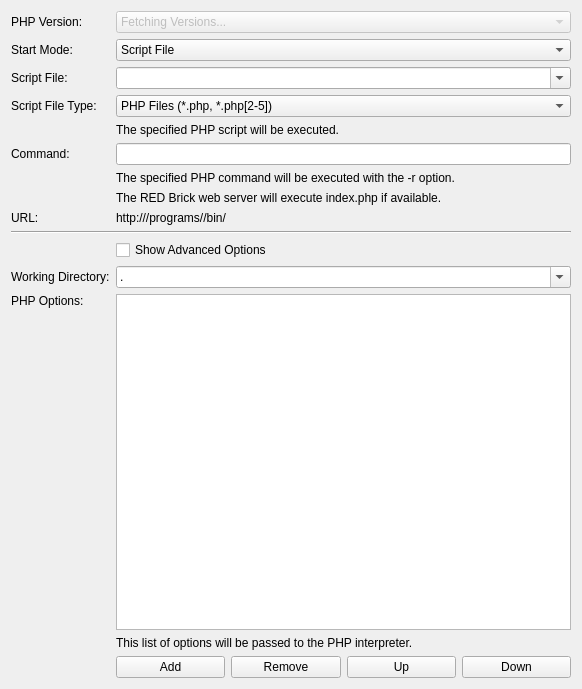
<?xml version="1.0" encoding="UTF-8"?>
<ui version="4.0">
 <class>ProgramPagePHP</class>
 <widget class="QWidget" name="ProgramPagePHP">
  <property name="geometry">
   <rect>
    <x>0</x>
    <y>0</y>
    <width>582</width>
    <height>689</height>
   </rect>
  </property>
  <property name="windowTitle">
   <string>Form</string>
  </property>
  <layout class="QVBoxLayout" name="verticalLayout">
   <item>
    <layout class="QGridLayout" name="gridLayout">
     <item row="0" column="0">
      <widget class="QLabel" name="label_version">
       <property name="text">
        <string>PHP Version:</string>
       </property>
       <property name="buddy">
        <cstring>combo_version</cstring>
       </property>
      </widget>
     </item>
     <item row="0" column="1" colspan="4">
      <widget class="QComboBox" name="combo_version">
       <property name="enabled">
        <bool>false</bool>
       </property>
       <property name="sizePolicy">
        <sizepolicy hsizetype="Preferred" vsizetype="Fixed">
         <horstretch>1</horstretch>
         <verstretch>0</verstretch>
        </sizepolicy>
       </property>
       <item>
        <property name="text">
         <string>Fetching Versions...</string>
        </property>
       </item>
      </widget>
     </item>
     <item row="1" column="0">
      <widget class="QLabel" name="label_3">
       <property name="text">
        <string>Start Mode:</string>
       </property>
       <property name="buddy">
        <cstring>combo_start_mode</cstring>
       </property>
      </widget>
     </item>
     <item row="1" column="1" colspan="4">
      <widget class="QComboBox" name="combo_start_mode">
       <item>
        <property name="text">
         <string>Script File</string>
        </property>
       </item>
       <item>
        <property name="text">
         <string>Command</string>
        </property>
       </item>
       <item>
        <property name="text">
         <string>Web Interface</string>
        </property>
       </item>
      </widget>
     </item>
     <item row="2" column="0">
      <widget class="QLabel" name="label_script_file">
       <property name="text">
        <string>Script File:</string>
       </property>
       <property name="buddy">
        <cstring>combo_script_file</cstring>
       </property>
      </widget>
     </item>
     <item row="2" column="1" colspan="4">
      <widget class="QComboBox" name="combo_script_file">
       <property name="editable">
        <bool>true</bool>
       </property>
       <property name="insertPolicy">
        <enum>QComboBox::NoInsert</enum>
       </property>
      </widget>
     </item>
     <item row="4" column="1" colspan="4">
      <widget class="QLabel" name="label_script_file_help">
       <property name="text">
        <string>The specified PHP script will be executed.</string>
       </property>
       <property name="wordWrap">
        <bool>true</bool>
       </property>
      </widget>
     </item>
     <item row="5" column="0">
      <widget class="QLabel" name="label_command">
       <property name="text">
        <string>Command:</string>
       </property>
       <property name="buddy">
        <cstring>edit_command</cstring>
       </property>
      </widget>
     </item>
     <item row="5" column="1" colspan="4">
      <widget class="QLineEdit" name="edit_command"/>
     </item>
     <item row="6" column="1" colspan="4">
      <widget class="QLabel" name="label_command_help">
       <property name="text">
        <string>The specified PHP command will be executed with the -r option.</string>
       </property>
       <property name="wordWrap">
        <bool>true</bool>
       </property>
      </widget>
     </item>
     <item row="10" column="1" colspan="4">
      <widget class="QCheckBox" name="check_show_advanced_options">
       <property name="text">
        <string>Show Advanced Options</string>
       </property>
      </widget>
     </item>
     <item row="11" column="0">
      <widget class="QLabel" name="label_working_directory">
       <property name="text">
        <string>Working Directory:</string>
       </property>
       <property name="buddy">
        <cstring>combo_working_directory</cstring>
       </property>
      </widget>
     </item>
     <item row="11" column="1" colspan="4">
      <widget class="QComboBox" name="combo_working_directory">
       <property name="editable">
        <bool>true</bool>
       </property>
       <property name="insertPolicy">
        <enum>QComboBox::NoInsert</enum>
       </property>
       <item>
        <property name="text">
         <string>.</string>
        </property>
       </item>
      </widget>
     </item>
     <item row="12" column="0">
      <widget class="QLabel" name="label_options">
       <property name="text">
        <string>PHP Options:</string>
       </property>
       <property name="alignment">
        <set>Qt::AlignLeading|Qt::AlignLeft|Qt::AlignTop</set>
       </property>
       <property name="buddy">
        <cstring>list_options</cstring>
       </property>
      </widget>
     </item>
     <item row="12" column="1" colspan="4">
      <widget class="ExpandingListWidget" name="list_options"/>
     </item>
     <item row="13" column="1" colspan="4">
      <widget class="QLabel" name="label_options_help">
       <property name="text">
        <string>This list of options will be passed to the PHP interpreter.</string>
       </property>
       <property name="wordWrap">
        <bool>true</bool>
       </property>
      </widget>
     </item>
     <item row="14" column="1">
      <widget class="QPushButton" name="button_add_option">
       <property name="text">
        <string>Add</string>
       </property>
      </widget>
     </item>
     <item row="14" column="2">
      <widget class="QPushButton" name="button_remove_option">
       <property name="text">
        <string>Remove</string>
       </property>
      </widget>
     </item>
     <item row="14" column="3">
      <widget class="QPushButton" name="button_up_option">
       <property name="text">
        <string>Up</string>
       </property>
      </widget>
     </item>
     <item row="14" column="4">
      <widget class="QPushButton" name="button_down_option">
       <property name="text">
        <string>Down</string>
       </property>
      </widget>
     </item>
     <item row="9" column="0" colspan="5">
      <widget class="Line" name="line">
       <property name="orientation">
        <enum>Qt::Horizontal</enum>
       </property>
      </widget>
     </item>
     <item row="3" column="1" colspan="4">
      <widget class="QComboBox" name="combo_script_file_type">
       <property name="currentIndex">
        <number>1</number>
       </property>
       <item>
        <property name="text">
         <string>All Files</string>
        </property>
       </item>
       <item>
        <property name="text">
         <string>PHP Files (*.php, *.php[2-5])</string>
        </property>
       </item>
      </widget>
     </item>
     <item row="3" column="0">
      <widget class="QLabel" name="label_script_file_type">
       <property name="text">
        <string>Script File Type:</string>
       </property>
       <property name="buddy">
        <cstring>combo_script_file_type</cstring>
       </property>
      </widget>
     </item>
     <item row="8" column="0">
      <widget class="QLabel" name="label_url_title">
       <property name="text">
        <string>URL:</string>
       </property>
      </widget>
     </item>
     <item row="8" column="1" colspan="4">
      <widget class="QLabel" name="label_url">
       <property name="text">
        <string>http://&lt;SERVER&gt;/programs/&lt;IDENTIFIER&gt;/bin/</string>
       </property>
       <property name="textFormat">
        <enum>Qt::PlainText</enum>
       </property>
       <property name="textInteractionFlags">
        <set>Qt::LinksAccessibleByMouse|Qt::TextSelectableByKeyboard|Qt::TextSelectableByMouse</set>
       </property>
      </widget>
     </item>
     <item row="7" column="1" colspan="4">
      <widget class="QLabel" name="label_web_interface_help">
       <property name="text">
        <string>The RED Brick web server will execute index.php if available.</string>
       </property>
       <property name="wordWrap">
        <bool>true</bool>
       </property>
      </widget>
     </item>
    </layout>
   </item>
  </layout>
 </widget>
 <customwidgets>
  <customwidget>
   <class>ExpandingListWidget</class>
   <extends>QListWidget</extends>
   <header location="global">brickv.plugin_system.plugins.red.program_utils</header>
  </customwidget>
 </customwidgets>
 <tabstops>
  <tabstop>combo_version</tabstop>
  <tabstop>combo_start_mode</tabstop>
  <tabstop>combo_script_file</tabstop>
  <tabstop>combo_script_file_type</tabstop>
  <tabstop>edit_command</tabstop>
  <tabstop>check_show_advanced_options</tabstop>
  <tabstop>combo_working_directory</tabstop>
  <tabstop>list_options</tabstop>
  <tabstop>button_add_option</tabstop>
  <tabstop>button_remove_option</tabstop>
  <tabstop>button_up_option</tabstop>
  <tabstop>button_down_option</tabstop>
 </tabstops>
 <resources/>
 <connections/>
</ui>
